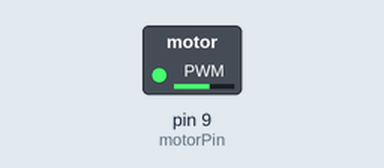
This sketch was run on a simulated Arduino Uno, built with avr-gcc and run on an emulated ATmega328P. On the bench: switched loads named in the sketch (green lamp = pin HIGH).

Above: at 0.1 s.
Timing chart, 0 to 1.6 s (numbered marks = the images above):
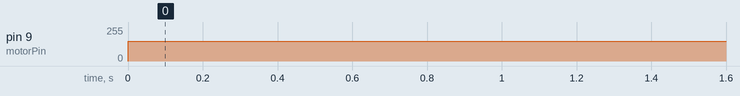

Measured:
- by itself, pin 9 (motorPin): 0/255 → 150/255 at 0.00 s

The sketch:

MotorPWM.ino
```cpp
int motorPin = 9;
int increment = 5;
int amount = 150;

void setup() {

}

void loop(){
  analogWrite(motorPin,amount);
}
```
